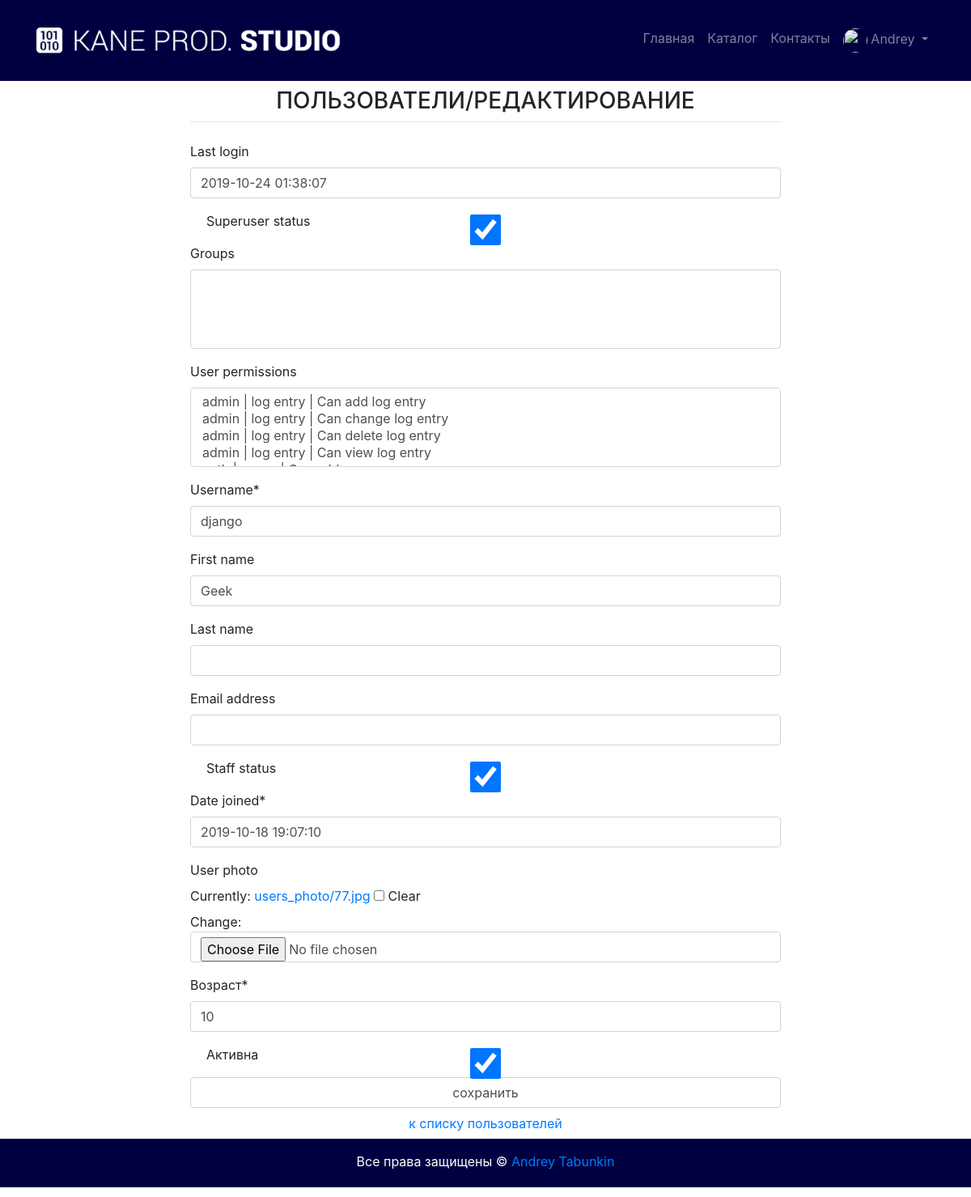
Page /myadmin/users/update/1/ (signed in) on the earlier database version.
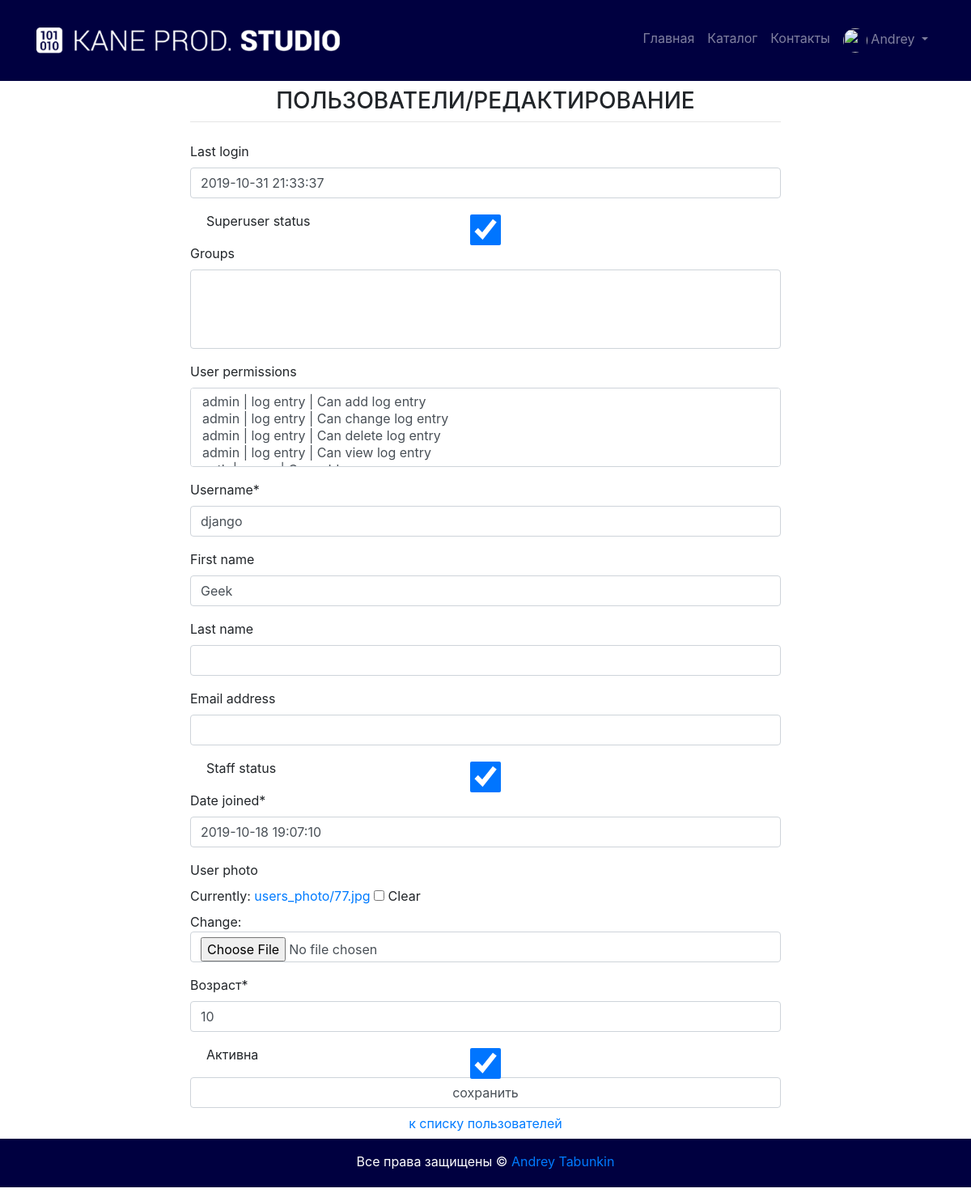
Same page on the later database version.
### authapp/models.py (models this page shows)
class ShopUser(AbstractUser):
    user_photo = models.ImageField(upload_to='users_photo', blank=True)
    age = models.PositiveIntegerField(verbose_name='Возраст', null=True)
    is_active = models.BooleanField(verbose_name='активна', default=True)

### adminapp/views.py (the view)
# urls.py: path('users/update/<int:pk>/', adminapp.user_update, name='user_update'),
def user_update(request, pk):
    title = 'пользователи/редактирование'
    edit_user = get_object_or_404(ShopUser, pk=pk)
    if request.method == 'POST':
        edit_form = ShopUserAdminEditForm(request.POST, request.FILES, instance=edit_user)
        if edit_form.is_valid():
            edit_form.save()
            return HttpResponseRedirect(reverse('myadmin:user_update', args=[edit_user.pk]))
    else:
        edit_form = ShopUserAdminEditForm(instance=edit_user)
    content = {'title': title, 'update_form': edit_form}
    return render(request, 'adminapp/user_update.html', content)

### adminapp/forms.py
class ShopUserAdminEditForm(ShopUserEditForm):
    class Meta:
        model = ShopUser
        fields = '__all__'
    def __init__(self, *args, **kwargs):
        super().__init__(*args, **kwargs)
        for field_name, field in self.fields.items():
            field.widget.attrs['class'] = 'form-control'
            field.help_text = ''

### adminapp/templates/adminapp/user_update.html (shortened to what this page needs)
{% extends 'authapp/base.html' %}
{% load crispy_forms_tags %}
{% load staticfiles %}
{% block content %}
  <form class="form-horizontal" method="post" enctype="multipart/form-data">
    {{ update_form|crispy }}
    <input class="form-control" type="submit" value="сохранить">
  </form>
  <button class="btn btn-round form-control last">
    <a href="{% url 'myadmin:users_read' %}">
      к списку пользователей
    </a>
  </button>
{% endblock %}

Differences in the rows shown:
changed ShopUser "django": last_login "2019-10-24 01:38:07" → "2019-10-31 21:33:37"
